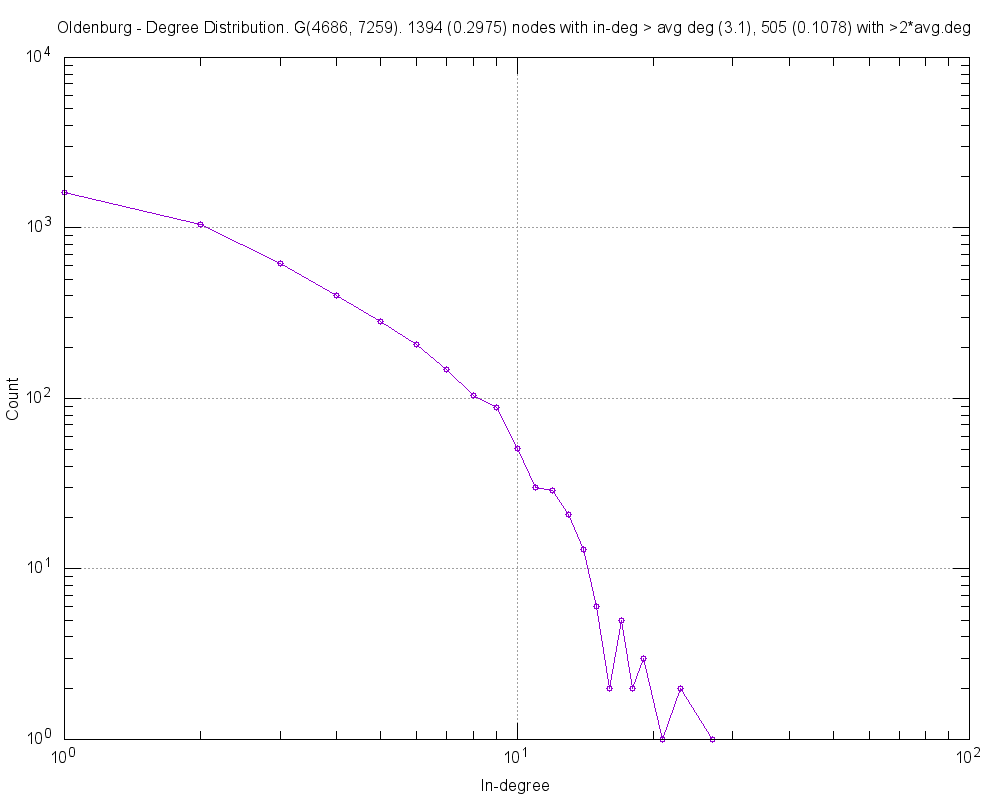

Write gnuplot code to recreate this figure.
#
# Oldenburg - Degree Distribution. G(4686, 7259). 1394 (0.2975) nodes with in-deg > avg deg (3.1), 505 (0.1078) with >2*avg.deg (Tue Dec  8 22:58:11 2015)
#

set title "Oldenburg - Degree Distribution. G(4686, 7259). 1394 (0.2975) nodes with in-deg > avg deg (3.1), 505 (0.1078) with >2*avg.deg"
set key bottom right
set logscale xy 10
set format x "10^{%L}"
set mxtics 10
set format y "10^{%L}"
set mytics 10
set grid
set xlabel "In-degree"
set ylabel "Count"
set tics scale 2
set terminal png size 1000,800
set output 'inDeg.modelOLEdges_ISO_rand.txt.png'
plot 	"inDeg.modelOLEdges_ISO_rand.txt.tab" using 1:2 title "" with linespoints pt 6
